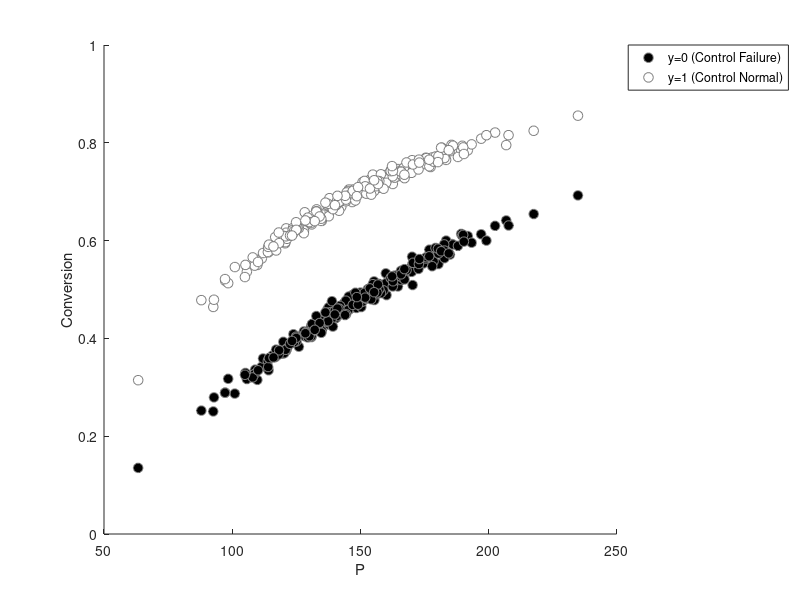

MATLAB code to generate this figure: (Note: this script raises an error after producing the figure.)
%logistic classification for gibbs data
%https://www.mathworks.com/help/stats/fitclinear.html#bu5mw4p

clc
clear all
close all hidden

% create data set
load cbe562gibbs_hightemp_class.dat
datahigh=cbe562gibbs_hightemp_class;
load cbe562gibbs_lowtemp_class.dat
datalow=cbe562gibbs_lowtemp_class;
data=[datahigh;datalow];
datan=data;
n=length(datan);
for i=1:n
    if datan(i,1)==583.15
        datan(i,1)=1; % control normal
    else
        datan(i,1)=0; % control failure
    end
end

% corrupt data with noise to hide pattern (as we increase noise, confusion
% increases)
rng(1); % For reproducibility 
x1 = datan(:,2)+randn(n,1)*0.01;
x2 = datan(:,3)+randn(n,1)*0.01;
y=datan(:,1);
X=[x1 x2];

% visualize the data
figure(1); hold on;
h1 = scatter(x1(y==0),x2(y==0),50,'k','filled');  % black dots for 0
h2 = scatter(x1(y==1),x2(y==1),50,'w','filled');  % white dots for 1
set([h1 h2],'MarkerEdgeColor',[.5 .5 .5]);        % outline dots in gray
legend([h1 h2],{'y=0 (Control Failure)' 'y=1 (Control Normal)'},'Location','NorthEastOutside');
xlabel('P');
ylabel('Conversion');

% train model
rng(1); % For reproducibility 
[Mdl,FitInfo] = fitclinear(X,y,'Learner','logistic');

% predict
[ypred,Score] = predict(Mdl,X)
% Score indicates probability that the i-th prediction is in either class

% visualize the predictions
figure(3); hold on;
h1 = scatter(x1(ypred==0),x2(ypred==0),50,'k','filled');  % black dots for 0
h2 = scatter(x1(ypred==1),x2(ypred==1),50,'w','filled');  % white dots for 1
set([h1 h2],'MarkerEdgeColor',[.5 .5 .5]);        % outline dots in gray
legend([h1 h2],{'ypred=0 (Control Failure)' 'ypred=1 (Control Normal)'},'Location','NorthEastOutside');
xlabel('P');
ylabel('Conversion');

% confusion matrix
figure(4)
ConfusionTrain = confusionchart(y,ypred);

%%% splitting data set into train and test
Ystats=y;
CVMdl = fitclinear(X,Ystats,'Learner','logistic','Holdout',0.40);
Mdl = CVMdl.Trained{1};

trainIdx = training(CVMdl.Partition);
testIdx = test(CVMdl.Partition);
labelTrain = predict(Mdl,X(trainIdx,:));
labelTest = predict(Mdl,X(testIdx,:));

%Construct a confusion matrix for the training data.
figure(5)
ConfusionTrain = confusionchart(Ystats(trainIdx),labelTrain);

%Construct a confusion matrix for the test data.
figure(6)
ConfusionTest = confusionchart(Ystats(testIdx),labelTest);
